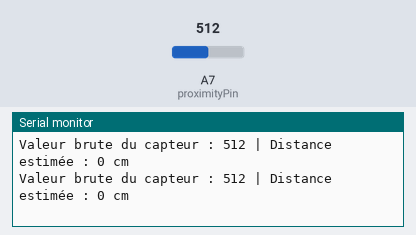
The sketch below on a simulated Arduino Nano 33 IoT. On the bench: the last lines printed to the serial monitor. Inputs (shaded band) come from the test bench; at power-on: A7 (proximityPin) = 512. Nothing arrives over Bluetooth unless stated; a phone connects over Bluetooth LE 3 s after start.

Above: at 4.0 s.
4.1 s: A7 (proximityPin) set to 716
At 4.36 s:
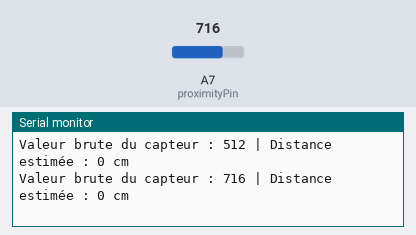
5.6 s: A7 (proximityPin) set to 900
At 5.76 s:
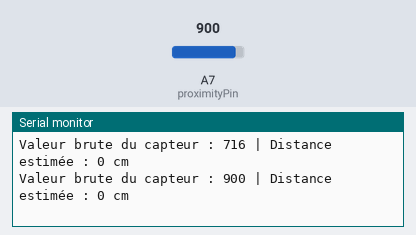
Timing chart, 0 to 8.6 s (numbered marks = the images above; inputs shaded):
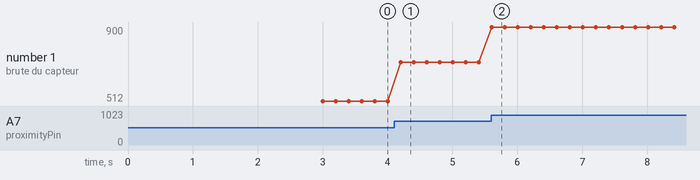

The sketch:

radarRecul_ble.ino
```cpp
#include <ArduinoBLE.h>

// Déclaration du service BLE et des caractéristiques
BLEService radarService("180C"); // UUID du service
BLECharacteristic distanceChar("2A56", BLERead | BLENotify, sizeof(int32_t)); // Caractéristique distance (int32_t)

// Pin du capteur de distance (capteur analogique sur A7)
const int proximityPin = A7;

void setup() {
  // Initialisation du port série
  Serial.begin(9600);
  while (!Serial); // Attendre l'initialisation du moniteur série

  Serial.println("Initialisation...");

  // Initialisation du module BLE
  if (!BLE.begin()) {
    Serial.println("Erreur : impossible de démarrer le module BLE !");
    while (1);
  }
  Serial.println("Module BLE démarré avec succès.");

  // Configuration des services et caractéristiques BLE
  BLE.setLocalName("Radar_maes_emrys");    // À personnaliser avec votre Nom et Prénom !
  BLE.setAdvertisedService(radarService);  // Associer le service
  radarService.addCharacteristic(distanceChar); // Ajouter la caractéristique au service
  BLE.addService(radarService);            // Ajouter le service BLE
  BLE.advertise();                         // Commencer à faire de la publicité BLE

  Serial.println("En attente de connexion...");
}

void loop() {
  // Vérifier si un périphérique central (smartphone) est connecté
  BLEDevice central = BLE.central();

  if (central) {
    Serial.print("Connecté à : ");
    Serial.println(central.address());

    while (central.connected()) {
      // Lire la valeur brute du capteur
      int proximityValue = analogRead(proximityPin);
      // Convertir la valeur brute en distance (ajustez la plage selon votre capteur)
      int distance = map(proximityValue, 100, 500, 100, 0); // Ajustez si nécessaire
      distance = constrain(distance, 0, 100); // Limiter entre 0 et 100 cm

      // Afficher les informations sur le moniteur série
      Serial.print("Valeur brute du capteur : ");
      Serial.print(proximityValue);
      Serial.print(" | Distance estimée : ");
      Serial.print(distance);
      Serial.println(" cm");

      // Envoyer la distance directement en tant qu'int32_t
      distanceChar.writeValue((int32_t)distance);

      // Délai pour éviter les mises à jour trop fréquentes
      delay(200);
    }

    // Si déconnecté
    Serial.print("Déconnecté de : ");
    Serial.println(central.address());
  }
}
```

Measured:
- after the input at 4.1 s, the serial monitor: prints a new line after 0.10 s (image 1)
- after the input at 5.6 s, the serial monitor: prints a new line at once (image 2)
- plotted number 1: 512 → 716 after the input at 4.1 s, 716 → 900 after the input at 5.6 s
